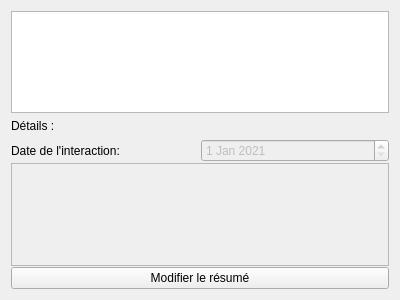
<?xml version="1.0" encoding="UTF-8"?>
<ui version="4.0">
 <class>AfficheInteractionsWindow</class>
 <widget class="QWidget" name="AfficheInteractionsWindow">
  <property name="geometry">
   <rect>
    <x>0</x>
    <y>0</y>
    <width>400</width>
    <height>300</height>
   </rect>
  </property>
  <property name="focusPolicy">
   <enum>Qt::ClickFocus</enum>
  </property>
  <property name="windowTitle">
   <string>Interactions</string>
  </property>
  <layout class="QGridLayout" name="gridLayout">
   <item row="0" column="0">
    <layout class="QVBoxLayout" name="verticalLayout_2">
     <item>
      <widget class="QListView" name="interactionsList">
       <property name="mouseTracking">
        <bool>false</bool>
       </property>
       <property name="focusPolicy">
        <enum>Qt::NoFocus</enum>
       </property>
       <property name="editTriggers">
        <set>QAbstractItemView::NoEditTriggers</set>
       </property>
       <property name="tabKeyNavigation">
        <bool>true</bool>
       </property>
      </widget>
     </item>
     <item>
      <layout class="QVBoxLayout" name="verticalLayout">
       <item>
        <widget class="QLabel" name="label">
         <property name="font">
          <font>
           <pointsize>9</pointsize>
          </font>
         </property>
         <property name="text">
          <string>Détails :</string>
         </property>
        </widget>
       </item>
       <item>
        <layout class="QVBoxLayout" name="verticalLayout_3">
         <property name="spacing">
          <number>1</number>
         </property>
         <item>
          <layout class="QHBoxLayout" name="horizontalLayout">
           <item>
            <widget class="QLabel" name="label_2">
             <property name="text">
              <string>Date de l'interaction: </string>
             </property>
            </widget>
           </item>
           <item>
            <widget class="QDateEdit" name="dateEdit">
             <property name="enabled">
              <bool>false</bool>
             </property>
             <property name="focusPolicy">
              <enum>Qt::ClickFocus</enum>
             </property>
             <property name="dateTime">
              <datetime>
               <hour>0</hour>
               <minute>0</minute>
               <second>0</second>
               <year>2021</year>
               <month>1</month>
               <day>1</day>
              </datetime>
             </property>
            </widget>
           </item>
          </layout>
         </item>
         <item>
          <widget class="QTextEdit" name="textEdit">
           <property name="enabled">
            <bool>false</bool>
           </property>
           <property name="focusPolicy">
            <enum>Qt::ClickFocus</enum>
           </property>
          </widget>
         </item>
         <item>
          <widget class="QPushButton" name="editTextButton">
           <property name="text">
            <string>Modifier le résumé</string>
           </property>
          </widget>
         </item>
        </layout>
       </item>
      </layout>
     </item>
    </layout>
   </item>
  </layout>
 </widget>
 <resources/>
 <connections/>
</ui>
